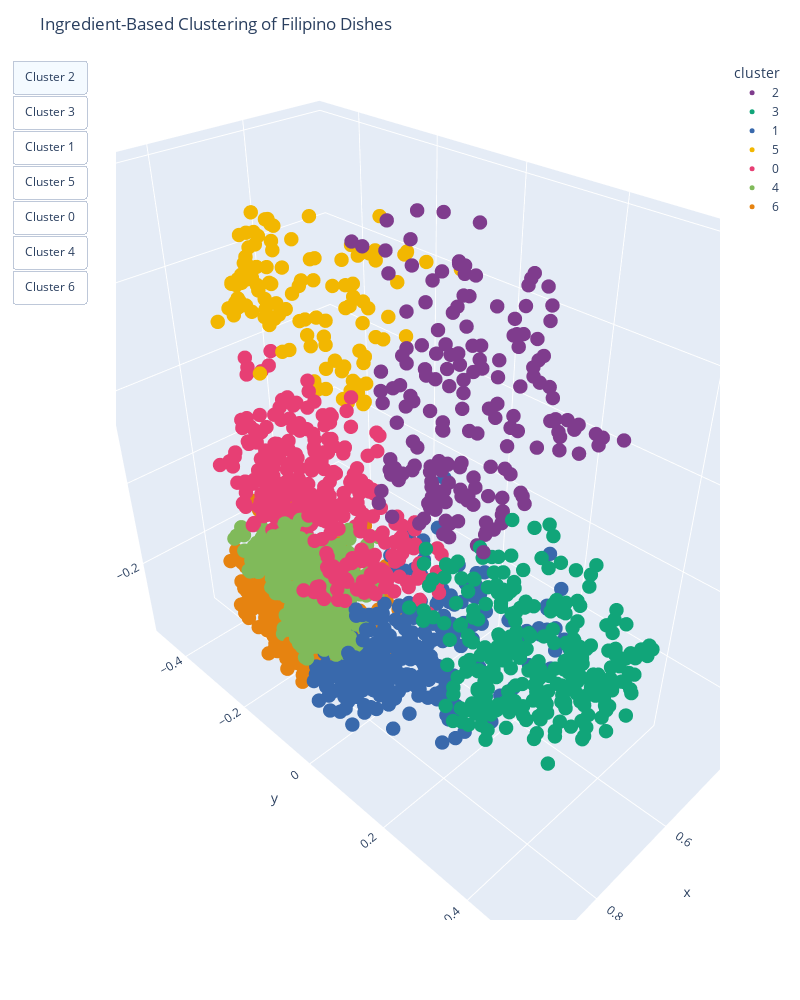

This figure's notebook cell:
### Markdown cell above
## Visualization

### Code cell
import plotly.express as px
import pandas as pd

final_df = pd.DataFrame(
    {
        "x": reduced_embeddings[:, 0],
        "y": reduced_embeddings[:, 1],
        "z": reduced_embeddings[:, 2],
        "cluster": cluster_labels.astype(str),
        "recipe_name": reduced_df["name"],
        "cleaned_ingredients": [
            "<br>".join(ingredients)
            for ingredients in reduced_df["cleaned_ingredients"]
        ],
    }
)

fig = px.scatter_3d(
    final_df,
    x="x",
    y="y",
    z="z",
    color="cluster",
    hover_name="recipe_name",
    hover_data=["cleaned_ingredients"],
    width=800,
    height=1000,
    color_discrete_sequence=px.colors.qualitative.Bold,
)

fig.update_traces(marker=dict(size=5))
fig.update_layout(title="Ingredient-Based Clustering of Filipino Dishes")

unique_clusters = final_df["cluster"].unique()
buttons = list(
    [
        dict(
            label=f"Cluster {cluster}",
            method="update",
            args=[
                {"visible": [cluster == c for c in unique_clusters]},
                {"title": f"Ingredient-Based Clustering - Cluster {cluster}"},
            ],
        )
        for cluster in unique_clusters
    ]
)
fig.update_layout(
    updatemenus=[
        dict(
            type="buttons",
            direction="down",
            buttons=buttons,
        )
    ]
)

fig.show()

### Figure 1 — Plotly figure (JSON) as saved in the notebook; plotly's stock layout.template omitted (floating-point values rounded to 4 significant figures; data arrays with more than 128 entries replaced by an {"elided": "..."} marker saying what was removed)
{"data": [{"customdata": {"elided": "174x1 str values"}, "hovertemplate": "<b>%{hovertext}</b><br><br>cluster=2<br>x=%{x}<br>y=%{y}<br>z=%{z}<br>cleaned_ingredients=%{customdata[0]}<extra></extra>", "hovertext": {"elided": "174 str values"}, "legendgroup": "2", "marker": {"color": "rgb(127, 60, 141)", "size": 5, "symbol": "circle"}, "mode": "markers", "name": "2", "scene": "scene", "showlegend": true, "type": "scatter3d", "x": {"elided": "174 float values"}, "y": {"elided": "174 float values"}, "z": {"elided": "174 float values"}}, {"customdata": {"elided": "278x1 str values"}, "hovertemplate": "<b>%{hovertext}</b><br><br>cluster=3<br>x=%{x}<br>y=%{y}<br>z=%{z}<br>cleaned_ingredients=%{customdata[0]}<extra></extra>", "hovertext": {"elided": "278 str values"}, "legendgroup": "3", "marker": {"color": "rgb(17, 165, 121)", "size": 5, "symbol": "circle"}, "mode": "markers", "name": "3", "scene": "scene", "showlegend": true, "type": "scatter3d", "x": {"elided": "278 float values"}, "y": {"elided": "278 float values"}, "z": {"elided": "278 float values"}}, {"customdata": {"elided": "295x1 str values"}, "hovertemplate": "<b>%{hovertext}</b><br><br>cluster=1<br>x=%{x}<br>y=%{y}<br>z=%{z}<br>cleaned_ingredients=%{customdata[0]}<extra></extra>", "hovertext": {"elided": "295 str values"}, "legendgroup": "1", "marker": {"color": "rgb(57, 105, 172)", "size": 5, "symbol": "circle"}, "mode": "markers", "name": "1", "scene": "scene", "showlegend": true, "type": "scatter3d", "x": {"elided": "295 float values"}, "y": {"elided": "295 float values"}, "z": {"elided": "295 float values"}}, {"customdata": [["coconut cream<br>cornstarch<br>flour<br>jackfruit<br>mung bean<br>sago"], ["coconut<br>coconut cream<br>flour<br>milk"], ["coconut<br>coconut cream<br>flour<br>jackfruit<br>milk"], ["baking<br>cream tartar<br>egg<br>milk"], ["coconut<br>coconut cream<br>flour<br>jackfruit<br>milk"], ["butter<br>cashew<br>cream<br>milk"], ["baking<br>baking soda<br>egg<br>flour<br>milk<br>vanilla"], ["bread crumb<br>coconut<br>cornstarch<br>egg<br>shrimp"], ["baking<br>butter<br>egg<br>flour<br>vanilla"], ["butter<br>egg<br>flour<br>milk<br>yeast"], ["butter<br>cream<br>lime<br>milk"], ["butter<br>egg<br>flour<br>vanilla"], ["baking soda<br>butter<br>chocolate<br>coffee<br>milk<br>vanilla<br>vinegar"], ["coconut<br>flour<br>milk<br>vanilla"], ["butter<br>egg<br>flour<br>potato<br>yeast"], ["butter<br>egg<br>flour<br>milk<br>mung bean<br>yeast"], ["baking<br>cornstarch<br>cream tartar<br>egg<br>margarine<br>milk<br>vanilla"], ["baking<br>butter<br>cheese<br>egg<br>milk<br>vanilla"], ["breadcrumb<br>cornstarch<br>egg<br>flour<br>lemon<br>mango<br>vanilla"], ["coconut<br>coconut cream<br>corn<br>milk<br>rice<br>vanilla"], ["bread<br>butter<br>egg<br>mayonnaise<br>pork"], ["butter<br>cassava<br>cheese<br>coconut cream<br>egg<br>milk"], ["baking<br>banana<br>butter<br>cheese<br>coconut<br>duck egg<br>egg<br>flour<br>milk"], ["baking<br>bread crumb<br>cheese<br>egg<br>flour<br>milk"], ["baking soda<br>banana<br>egg<br>flour<br>vanilla"], ["cream<br>egg<br>gelatin<br>milk<br>vanilla"], ["bread<br>butter<br>cheese<br>egg<br>ham<br>mustard<br>turkey"], ["breadcrumb<br>cinnamon<br>cornstarch<br>egg<br>mango"], ["baking<br>banana<br>egg<br>flour<br>milk<br>vanilla"], ["baking soda<br>chocolate<br>egg<br>flour<br>mayonnaise<br>vanilla<br>walnut"], ["bread<br>bread crumb<br>egg<br>mayonnaise"], ["baking<br>chocolate<br>egg<br>flour<br>vanilla"], ["coconut<br>cornstarch<br>kernel corn<br>milk"], ["cheese<br>coconut<br>fruit<br>mayonnaise<br>milk<br>pasta<br>pineapple<br>raisin"], ["baking<br>cake flour<br>egg<br>milk<br>vanilla"], ["butter<br>egg<br>milk<br>walnut"], ["baking<br>baking soda<br>butter<br>buttermilk<br>egg<br>flour<br>vanilla"], ["bread crumb<br>chicken<br>egg<br>flour"], ["baking soda<br>banana<br>egg<br>flour<br>raisin<br>vanilla"], ["chocolate<br>coconut<br>milk<br>rice"], ["baking soda<br>banana<br>butter<br>cream<br>flour<br>vanilla<br>walnut"], ["butter<br>coconut<br>egg<br>milk<br>vanilla"], ["baking<br>cheese<br>flour<br>milk<br>vanilla"], ["baking soda<br>butter<br>chocolate<br>egg<br>flour<br>milk<br>vanilla"], ["butter<br>chocolate<br>flour<br>vanilla"], ["apple<br>baking soda<br>cinnamon<br>egg<br>flour<br>honey<br>milk<br>vanilla<br>walnut"], ["cheese<br>coconut<br>egg<br>flour<br>margarine<br>milk"], ["baking soda<br>banana<br>chocolate<br>egg<br>flour"], ["baking<br>butter<br>egg<br>honey"], ["beef<br>breadcrumb<br>egg<br>pork"], ["almond<br>baking soda<br>butter<br>chocolate<br>flour<br>vanilla"], ["banana<br>ice<br>milk<br>vanilla"], ["bell pepper<br>butter<br>egg<br>milk<br>pork<br>sun tomato"], ["baking<br>butter<br>cheese<br>egg<br>milk<br>pandan"], ["baking<br>baking soda<br>cinnamon<br>egg<br>flour<br>nutmeg"], ["baking<br>butter<br>cashew<br>chocolate<br>egg<br>flour<br>vanilla"], ["baking<br>butter<br>chocolate<br>egg<br>flour<br>vanilla"], ["cheese<br>egg<br>milk<br>pork<br>potato<br>sausage"], ["baking soda<br>banana<br>egg<br>vanilla"], ["almond<br>butter<br>egg<br>flour<br>milk<br>potato<br>vanilla"], ["baking soda<br>butter<br>chocolate<br>egg<br>flour<br>vanilla"], ["ice<br>milk<br>vanilla<br>yogurt"], ["beef<br>bread<br>butter<br>cheese<br>mayonnaise"], ["baking<br>baking soda<br>butter<br>buttermilk<br>egg<br>flour"], ["ice<br>milk<br>strawberry<br>vanilla<br>yogurt"], ["banana<br>honey<br>ice<br>vanilla<br>yogurt"], ["baking<br>egg<br>flour<br>milk"], ["coconut<br>coconut cream<br>flour<br>milk"], ["baking<br>baking soda<br>banana<br>butter<br>egg<br>flour<br>vanilla"], ["baking soda<br>butter<br>buttermilk<br>egg<br>flour<br>kernel corn"], ["baking<br>butter<br>cheese<br>cherry<br>cream<br>egg<br>flour<br>milk<br>walnut"], ["baking<br>baking soda<br>butter<br>buttermilk<br>egg<br>flour<br>milk"], ["coconut<br>flour<br>jackfruit<br>milk<br>vanilla<br>yam"], ["cheese<br>egg<br>ketchup<br>mayonnaise"], ["baking soda<br>butter<br>chocolate<br>egg<br>flour<br>milk"], ["baking<br>baking soda<br>butter<br>chocolate<br>cream<br>cream cheese<br>egg<br>flour<br>vanilla"], ["baking<br>butter<br>egg<br>flour<br>milk<br>sausage<br>vanilla"], ["baking<br>baking soda<br>buttermilk<br>egg<br>flour<br>raisin<br>vanilla<br>vegetable oil"], ["chocolate<br>egg<br>flour<br>milk<br>vanilla<br>vegetable oil<br>walnut"], ["broccoli<br>butter<br>carrot<br>cheese<br>flour<br>milk<br>mushroom<br>nutmeg<br>pasta"], ["banana<br>coconut<br>coconut cream<br>milk<br>rice"], ["baking soda<br>butter<br>chocolate<br>egg<br>flour<br>vanilla<br>walnut"], ["banana<br>chocolate<br>egg<br>vegetable oil"], ["baking<br>egg<br>flour<br>vanilla"], ["baking<br>egg<br>flour<br>milk<br>vegetable oil"], ["baking<br>butter<br>egg<br>flour<br>milk"], ["cake flour<br>cream<br>cream tartar<br>egg<br>strawberry<br>vanilla"], ["baking<br>butter<br>egg<br>flour<br>milk<br>pineapple"], ["baking<br>butter<br>cinnamon<br>egg<br>mango<br>raisin<br>vanilla"], ["baking soda<br>butter<br>buttermilk<br>cherry<br>chocolate<br>cream<br>egg<br>flour<br>vanilla"], ["apple<br>butter<br>cinnamon<br>nutmeg"], ["banana<br>butter<br>cornstarch<br>cream<br>egg<br>graham cracker crumbs<br>milk<br>vanilla"], ["cream<br>graham<br>mango<br>milk"], ["butter<br>cheese<br>cream<br>egg<br>pasta<br>pork"], ["baking soda<br>butter<br>egg<br>flour<br>vanilla"], ["banana<br>coconut<br>jackfruit<br>milk<br>potato<br>rice<br>starch pearl<br>taro<br>yam"], ["cream tartar<br>egg<br>milk<br>vanilla"], ["coconut<br>kernel corn<br>milk<br>rice"], ["baking<br>cake flour<br>cream tartar<br>egg<br>lemon<br>vegetable oil"], ["baking<br>butter<br>egg<br>flour<br>honey<br>kernel corn<br>milk"], ["baking<br>butter<br>cinnamon<br>egg<br>flour<br>raisin<br>vanilla"], ["broccoli<br>butter<br>cheese<br>flour<br>milk"], ["corn kernel<br>cornstarch<br>milk<br>peanut<br>raisin"], ["baking<br>butter<br>chocolate<br>coffee<br>egg<br>flour<br>vanilla<br>walnut"], ["cheese<br>cream<br>egg<br>milk<br>pasta<br>pork"], ["baking<br>baking soda<br>butter<br>egg<br>flour<br>walnut"], ["baking<br>butter<br>cake flour<br>cream tartar<br>egg<br>milk<br>vanilla"], ["baking<br>butter<br>chocolate<br>egg<br>flour<br>vanilla"], ["coconut<br>flour<br>milk<br>vanilla"], ["butter<br>cheese<br>egg<br>flour<br>milk"], ["baking<br>bread crumb<br>butter<br>egg<br>flour<br>milk"], ["baking<br>butter<br>egg<br>fruit<br>gelatin<br>milk<br>vanilla"], ["butter<br>coconut<br>egg<br>milk"]], "hovertemplate": "<b>%{hovertext}</b><br><br>cluster=5<br>x=%{x}<br>y=%{y}<br>z=%{z}<br>cleaned_ingredients=%{customdata[0]}<extra></extra>", "hovertext": ["Bibingkoy", "Kalamay Lansong", "Kalamay sa Latik", "Ube Mamon", "Ginataang Bilo Bilo", "Polvoron", "Kababayan", "Coconut Shrimp", "Uraro Cookies", "Monay", "Pastillas de Leche", "Lengua de Gato", "Moist Chocolate Cupcakes with Mocha Buttercream Frosting", "Espasol", "Sweet Potato Dinner Rolls", "Monggo Bread Loaf", "Pianono (Filipino Sponge Cake Roll)", "Cheese Puto", "Air Fried Peach Mango Pie", "Ginataang Mais at Malagkit (Sweet Corn and Glutinous Rice in Coconut Milk)", "One Pan Sandwich", "Cassava Cake Recipe Creamy and Cheesy Version", "Bibingka Recipe", "Cheesy Onion Rings", "Banana Bread Recipe", "No Steam Easy Flan", "Monte Cristo", "Peach Mango Nuggets", "Banana Fritter Recipe", "Mayo Brownies", "Fried Ham and Cheese Roll", "Chocolate Crinkle Cookies", "Maja Blanca", "Filipino Sweet Macaroni Salad", "Puto Cake", "How to Make Yema", "Buttermilk Waffles", "Super Tender Juicy Chicken Nuggets", "Moist Banana Bread with Raisins", "Chocolate Biko Recipe", "Mini Banana Cake with Walnuts for Kids", "Chewy Coconut Macaroons Recipe", "Cheese Puto Recipe", "Oat Bran Chocolate Chip Cookie", "Microwave Brownie in a Bowl", "Apple Cake Recipe", "Royal Bibingka", "Dark Chocolate Banana Bread", "How to Make Cornbread for Beginners", "How to Make Meatloaf", "Oatmeal Chocolate Chip Cookies", "Saging con Hielo", "Scrambled Eggs with Sun Dried Tomato and Bacon", "Buttered Puto", "Pumpkin Muffins", "Brownies Recipe", "How to Make Brownies", "Sausage and Egg Casserole with Hash Browns Recipe", "Gluten Free Banana Bread with Almonds Recipe", "Sweet Potato Casserole", "White Chocolate Chip Cookie", "Blueberry Greek Yogurt Smoothie", "Reuben Sandwich", "Delicious Whole Wheat Pancakes", "Strawberry Greek Yogurt Smoothie", "Banana Yogurt Smoothie", "Yummy Blueberry Pancake Recipe", "Kalamay hati Recipe", "Easy Banana Muffin", "Buttermilk Cornbread", "Pineapple Cake", "Buttermilk Pancakes", "Sapin Sapin Recipe", "Egg and Cheese English Muffin Sandwich", "Ghostly Dark Chocolate Cupcake", "Chocolate Cupcake with Cream Cheese Frosting", "Sausage and Egg Waffle Sandwich", "Raisin Bran Muffin Recipe", "Fudge Brownies", "Creamy Veggie Lasagna", "Bibingkang Malagkit Recipe", "Chocolate Chip Cookie Recipe", "Banana Chocolate Chip Muffin Recipe", "Jelly Roll", "Blueberry Muffins Recipe", "Cornbread Recipe", "Angel Food Cake with Strawberries", "Pineapple Upside Down Cake", "Fruity Prune Cake", "Black Forest Cupcake Recipe", "Apple Pie Recipe", "How to Make Banana Cream Pie", "Jean's Graham Mango Float", "Spaghetti Carbonara Recipe", "Sugar Cookie Recipe", "Ginataang Halo-halo Recipe (Binignit)", "Brazo de Mercedes", "Ginataang Mais Recipe", "Mamon Recipe", "Cornbread Muffin Recipe", "Oatmeal Cookies", "Cheesy Broccoli Soup Recipe", "Shared Recipe. Maja Blanca", "Brownies with Walnuts", "Fettuccine Alfredo Recipe", "Food for the Gods Recipe", "Vanilla Chiffon Cake", "Chocolate Cupcake Recipe", "Espasol Recipe", "Ensaymada Recipe", "Pandesal", "Crema de Fruta Recipe", "Coconut Macaroon Recipe"], "legendgroup": "5", "marker": {"color": "rgb(242, 183, 1)", "size": 5, "symbol": "circle"}, "mode": "markers", "name": "5", "scene": "scene", "showlegend": true, "type": "scatter3d", "x": [0.7566, 0.5637, 0.6769, 0.6797, 0.7409, 0.6186, 0.6851, 0.7919, 0.6986, 0.6112, 0.6119, 0.6972, 0.6846, 0.6787, 0.7298, 0.7194, 0.7242, 0.729, 0.7555, 0.7051, 0.6522, 0.6483, 0.777, 0.7351, 0.7417, 0.6961, 0.6691, 0.7207, 0.7815, 0.7165, 0.7147, 0.6976, 0.6422, 0.6446, 0.692, 0.5259, 0.7178, 0.6554, 0.7354, 0.6564, 0.7473, 0.7051, 0.7544, 0.6472, 0.7191, 0.7077, 0.7087, 0.7234, 0.7209, 0.7537, 0.6854, 0.637, 0.8139, 0.7136, 0.71, 0.7443, 0.6635, 0.6775, 0.7168, 0.7109, 0.6826, 0.5924, 0.6958, 0.6736, 0.5681, 0.6167, 0.7298, 0.6456, 0.733, 0.6817, 0.6689, 0.6484, 0.7233, 0.7211, 0.5678, 0.6676, 0.738, 0.7514, 0.6897, 0.6889, 0.6554, 0.6813, 0.6865, 0.683, 0.7502, 0.6951, 0.6768, 0.7735, 0.7006, 0.6412, 0.5194, 0.6761, 0.4877, 0.7141, 0.7339, 0.713, 0.6284, 0.6122, 0.7081, 0.7207, 0.7275, 0.7759, 0.5854, 0.6414, 0.6945, 0.6504, 0.5075, 0.472, 0.6444, 0.7226, 0.6669, 0.7335, 0.6579], "y": [-0.05241, -0.13, -0.1056, -0.05511, -0.0583, -0.1491, -0.3931, -0.03778, -0.1169, -0.1946, -0.1907, -0.1389, -0.4382, -0.287, -0.159, -0.2709, -0.1829, -0.2107, -0.2221, -0.1885, -0.1675, -0.1938, -0.2898, -0.3007, -0.397, -0.2194, -0.1308, -0.2179, -0.3907, -0.4247, -0.1805, -0.4055, -0.2076, -0.153, -0.4019, -0.1693, -0.3835, -0.146, -0.3815, -0.2036, -0.2957, -0.2235, -0.3421, -0.4469, -0.292, -0.4378, -0.209, -0.3718, -0.2479, -0.1729, -0.2849, -0.2691, -0.2319, -0.216, -0.4266, -0.3584, -0.3722, -0.1576, -0.3098, -0.3744, -0.3951, -0.1931, -0.1293, -0.4787, -0.2033, -0.1362, -0.3467, -0.1237, -0.3299, -0.3223, -0.3765, -0.3921, -0.0657, -0.1926, -0.2671, -0.3646, -0.3198, -0.3603, -0.4082, -0.1828, -0.2428, -0.4418, -0.1304, -0.3351, -0.3987, -0.3769, -0.1937, -0.2545, -0.332, -0.05423, -0.3047, -0.3523, -0.1591, -0.1362, -0.4045, -0.1251, -0.3046, -0.1038, -0.3444, -0.4099, -0.4145, -0.2148, -0.1721, -0.4067, -0.106, -0.4276, -0.194, -0.09042, -0.1893, -0.2257, -0.3873, -0.2926, -0.2601], "z": [0.3248, 0.4701, 0.4124, 0.4153, 0.376, 0.4825, 0.3997, 0.3751, 0.4362, 0.3321, 0.375, 0.4083, 0.3094, 0.3275, 0.3609, 0.3697, 0.3855, 0.4446, 0.3222, 0.2793, 0.2179, 0.416, 0.3777, 0.3346, 0.3226, 0.4318, 0.2224, 0.3688, 0.3256, 0.3674, 0.2464, 0.419, 0.4556, 0.2401, 0.3989, 0.4456, 0.4197, 0.288, 0.3957, 0.25, 0.3557, 0.2406, 0.4218, 0.4768, 0.3518, 0.3232, 0.476, 0.3945, 0.4063, 0.3671, 0.4823, 0.2715, 0.2958, 0.3163, 0.3178, 0.3987, 0.3286, 0.2369, 0.4032, 0.4495, 0.4639, 0.4568, 0.2754, 0.3339, 0.4338, 0.3233, 0.4074, 0.3425, 0.4004, 0.419, 0.4883, 0.4385, 0.356, 0.2438, 0.4437, 0.4346, 0.3946, 0.3654, 0.4609, 0.2913, 0.3354, 0.4451, 0.4506, 0.4917, 0.3388, 0.4497, 0.4237, 0.4117, 0.3235, 0.3672, 0.3986, 0.4882, 0.4201, 0.2441, 0.3811, 0.2415, 0.5023, 0.4383, 0.3413, 0.3447, 0.3739, 0.329, 0.5259, 0.4735, 0.2383, 0.4386, 0.4296, 0.4227, 0.3776, 0.428, 0.3957, 0.416, 0.4476]}, {"customdata": {"elided": "323x1 str values"}, "hovertemplate": "<b>%{hovertext}</b><br><br>cluster=0<br>x=%{x}<br>y=%{y}<br>z=%{z}<br>cleaned_ingredients=%{customdata[0]}<extra></extra>", "hovertext": {"elided": "323 str values"}, "legendgroup": "0", "marker": {"color": "rgb(231, 63, 116)", "size": 5, "symbol": "circle"}, "mode": "markers", "name": "0", "scene": "scene", "showlegend": true, "type": "scatter3d", "x": {"elided": "323 float values"}, "y": {"elided": "323 float values"}, "z": {"elided": "323 float values"}}, {"customdata": {"elided": "351x1 str values"}, "hovertemplate": "<b>%{hovertext}</b><br><br>cluster=4<br>x=%{x}<br>y=%{y}<br>z=%{z}<br>cleaned_ingredients=%{customdata[0]}<extra></extra>", "hovertext": {"elided": "351 str values"}, "legendgroup": "4", "marker": {"color": "rgb(128, 186, 90)", "size": 5, "symbol": "circle"}, "mode": "markers", "name": "4", "scene": "scene", "showlegend": true, "type": "scatter3d", "x": {"elided": "351 float values"}, "y": {"elided": "351 float values"}, "z": {"elided": "351 float values"}}, {"customdata": {"elided": "281x1 str values"}, "hovertemplate": "<b>%{hovertext}</b><br><br>cluster=6<br>x=%{x}<br>y=%{y}<br>z=%{z}<br>cleaned_ingredients=%{customdata[0]}<extra></extra>", "hovertext": {"elided": "281 str values"}, "legendgroup": "6", "marker": {"color": "rgb(230, 131, 16)", "size": 5, "symbol": "circle"}, "mode": "markers", "name": "6", "scene": "scene", "showlegend": true, "type": "scatter3d", "x": {"elided": "281 float values"}, "y": {"elided": "281 float values"}, "z": {"elided": "281 float values"}}], "layout": {"height": 1000, "legend": {"title": {"text": "cluster"}, "tracegroupgap": 0}, "margin": {"t": 60}, "scene": {"domain": {"x": [0, 1], "y": [0, 1]}, "xaxis": {"title": {"text": "x"}}, "yaxis": {"title": {"text": "y"}}, "zaxis": {"title": {"text": "z"}}}, "title": {"text": "Ingredient-Based Clustering of Filipino Dishes"}, "updatemenus": [{"buttons": [{"args": [{"visible": [true, false, false, false, false, false, false]}, {"title": "Ingredient-Based Clustering - Cluster 2"}], "label": "Cluster 2", "method": "update"}, {"args": [{"visible": [false, true, false, false, false, false, false]}, {"title": "Ingredient-Based Clustering - Cluster 3"}], "label": "Cluster 3", "method": "update"}, {"args": [{"visible": [false, false, true, false, false, false, false]}, {"title": "Ingredient-Based Clustering - Cluster 1"}], "label": "Cluster 1", "method": "update"}, {"args": [{"visible": [false, false, false, true, false, false, false]}, {"title": "Ingredient-Based Clustering - Cluster 5"}], "label": "Cluster 5", "method": "update"}, {"args": [{"visible": [false, false, false, false, true, false, false]}, {"title": "Ingredient-Based Clustering - Cluster 0"}], "label": "Cluster 0", "method": "update"}, {"args": [{"visible": [false, false, false, false, false, true, false]}, {"title": "Ingredient-Based Clustering - Cluster 4"}], "label": "Cluster 4", "method": "update"}, {"args": [{"visible": [false, false, false, false, false, false, true]}, {"title": "Ingredient-Based Clustering - Cluster 6"}], "label": "Cluster 6", "method": "update"}], "direction": "down", "type": "buttons"}], "width": 800}}
